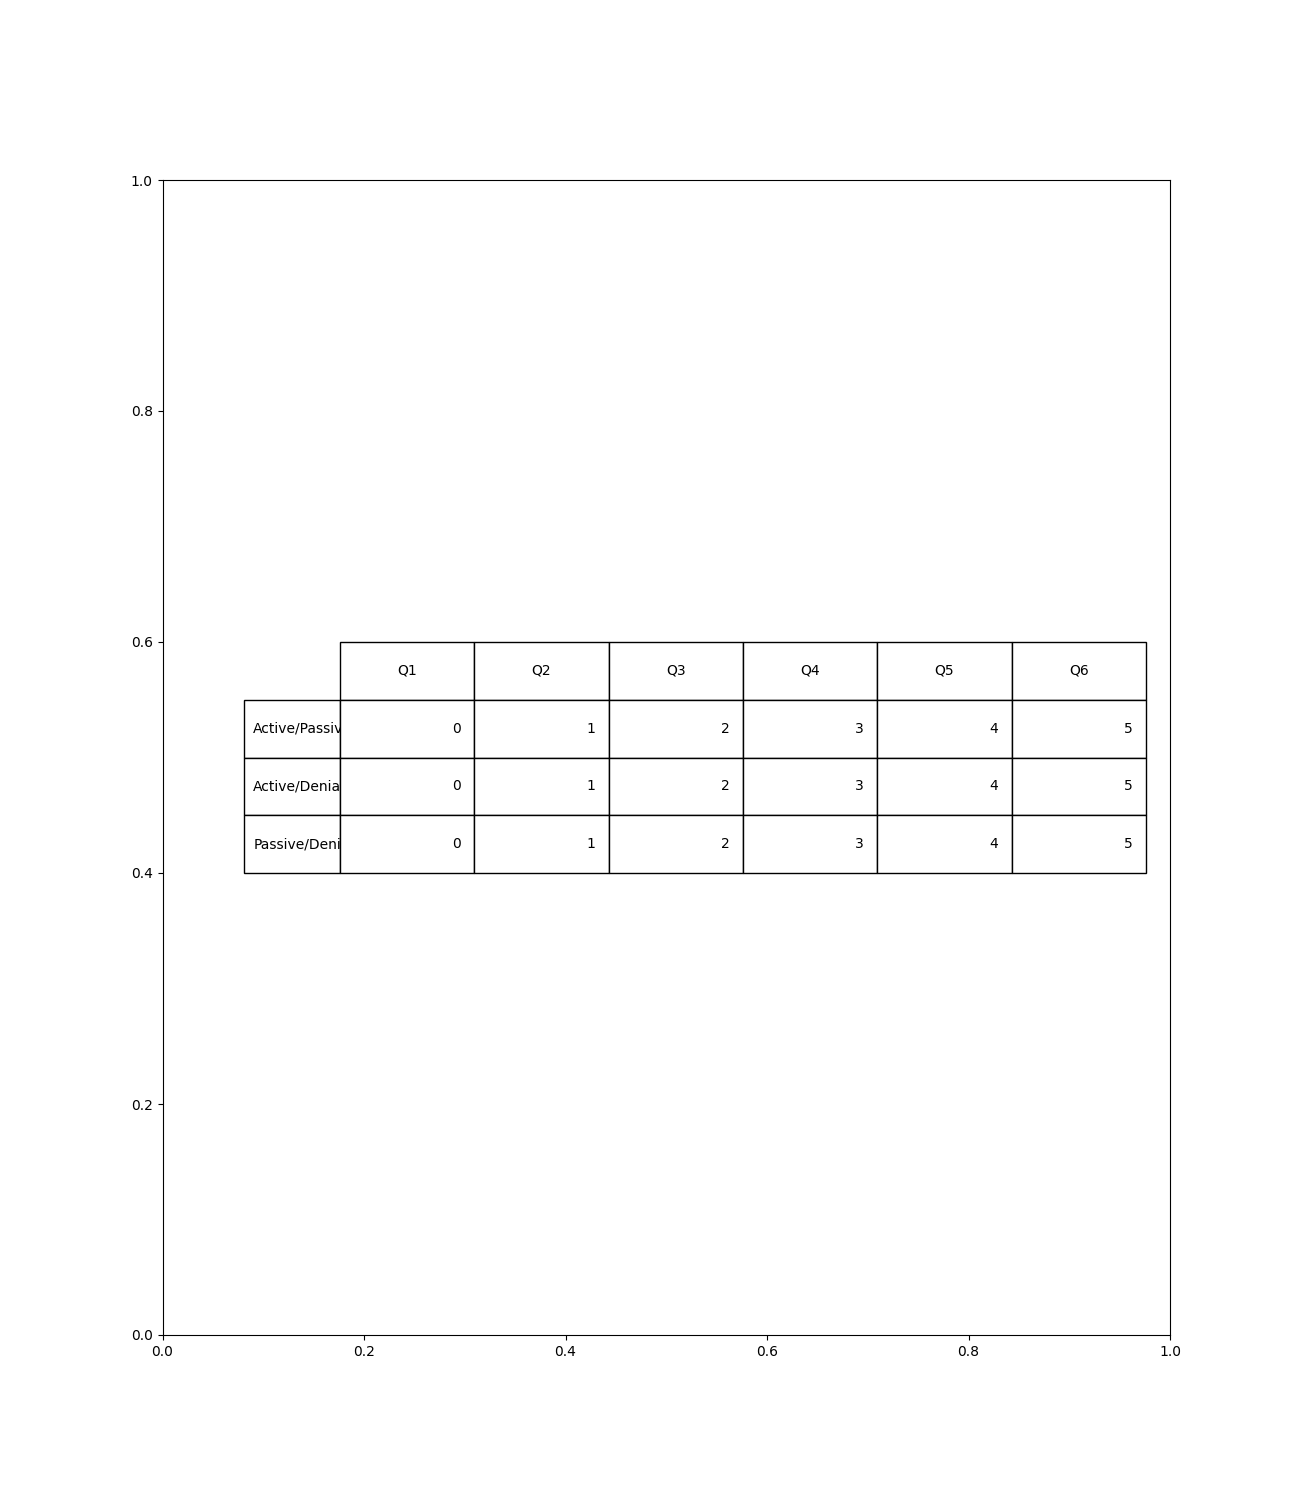

The Python source for this figure:
import os
import re
import sqlite3
import pandas as pd
import matplotlib.pyplot as plt
import numpy as np

fig = plt.figure(figsize=(13,15))

data = [np.unique(range(0, 6)),
        np.unique(range(0, 6)),
        np.unique(range(0, 6))]
        
rows = ["Active/Passive", "Active/Denial", "Passive/Denial"] 
    
columns = ["Q1", "Q2", "Q3", "Q4", "Q5", "Q6", "Q7"]
the_table = plt.table(cellText=data,
                      rowLabels=rows,
                      colLabels=columns,
                      loc='bottom',
                      bbox = [.2, 0.4, 0.8, 0.2])
                          
fig.savefig('table.png')